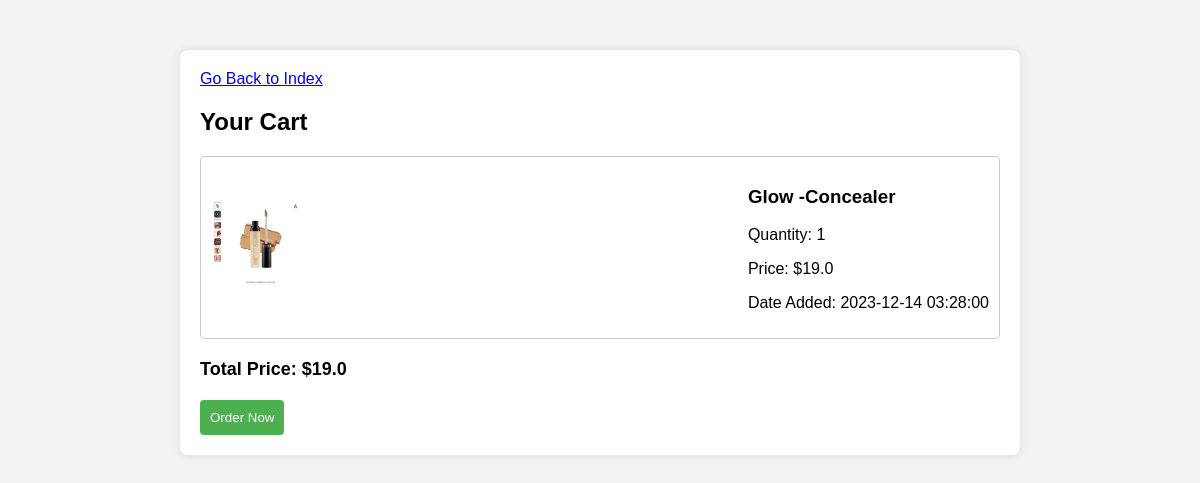
/cart (signed in), run on the app's committed database.
### app.py (models this page shows)
class Product(db.Model):
    product_id = db.Column(db.Integer, primary_key=True)
    name = db.Column(db.String(100), nullable=False, unique=True)
    description = db.Column(db.Text)
    price = db.Column(db.Float, nullable=False)
    image_url = db.Column(db.String(255))
    carts = db.relationship('Cart', backref='product', lazy=True)

### app.py (the view)
@app.route('/cart', methods=['GET'])
@login_required
def cart():
    user_id = session.get('user_id')
    cart_items = Cart.query.filter_by(user_id=user_id).all()
    cart_details = [
        {
            'cart_id': item.cart_id,
            'product_id': item.product_id,
            'quantity': item.quantity,
            'date_added': item.date_added.strftime('%Y-%m-%d %H:%M:%S'),
            'product_details': {
                'name': item.product.name,
                'price': item.product.price,
                'image_url':item.product.image_url
            }
        }
        for item in cart_items
    ]
    total_price = sum(item['product_details']['price'] * item['quantity'] for item in cart_details)
    return render_template('cart.html', cart_items=cart_details, total_price=total_price)

### app.py (called while the page is built)
def login_required(f):
    @wraps(f)
    def decorated_function(*args, **kwargs):
        if session.get("user_id") is None:
            return redirect("/login")
        return f(*args, **kwargs)
    return decorated_function

### templates/cart.html (shortened to what this page needs)
<!DOCTYPE html>
<html lang="en">
<head>
</head>
<body>
    <div class="container">
        <a href="/">Go Back to Index</a>
        <h2>Your Cart</h2>
        {% for item in cart_items %}
            <div class="cart-item">
                <div class="cart-item-details">
                    <img src="{{ item.product_details.image_url }}" alt="Product Image">
                    <div>
                        <h3>{{ item.product_details.name }}</h3>
                        <p>Quantity: {{ item.quantity }}</p>
                        <p>Price: ${{ item.product_details.price }}</p>
                        <p>Date Added: {{ item.date_added }}</p>
                    </div>
                </div>
            </div>
        {% endfor %}
        <div class="cart-total">
            Total Price: ${{ total_price }}
        </div>
        <div class="cart-actions">
            <a href="/place_order" style="text-decoration: none; color: inherit;">
            <button class="order-now-btn" >Order Now</button>
            </a>
        </div>
    </div>
</body>
</html>

### templates/cart.html (style rules this page uses)
body { font-family: Arial, sans-serif; margin: 0; padding: 0; background-color: #f3f3f3; }
.container { max-width: 800px; margin: 50px auto; padding: 20px; background-color: #fff; border-radius: 8px; box-shadow: 0 0 10px rgba(0, 0, 0, 0.1); }
.cart-item { margin-bottom: 20px; padding: 10px; border: 1px solid #ccc; border-radius: 4px; }
.cart-item-details { display: flex; justify-content: space-between; align-items: center; }
.cart-item-details img { max-width: 100px; max-height: 100px; margin-right: 10px; }
.cart-total { font-size: 18px; font-weight: bold; margin-top: 20px; }
.cart-actions { margin-top: 20px; }
.order-now-btn { background-color: #4caf50; color: white; padding: 10px; border: none; border-radius: 4px; cursor: pointer; }

### data on the page
Product: product_details.image_url (picture), product_details.name "Glow -Concealer", product_details.price "19.0"

### other printed values
{{ item.quantity }} "1"
{{ item.date_added }} "2023-12-14 03:28:00"
{{ total_price }} "19.0"
